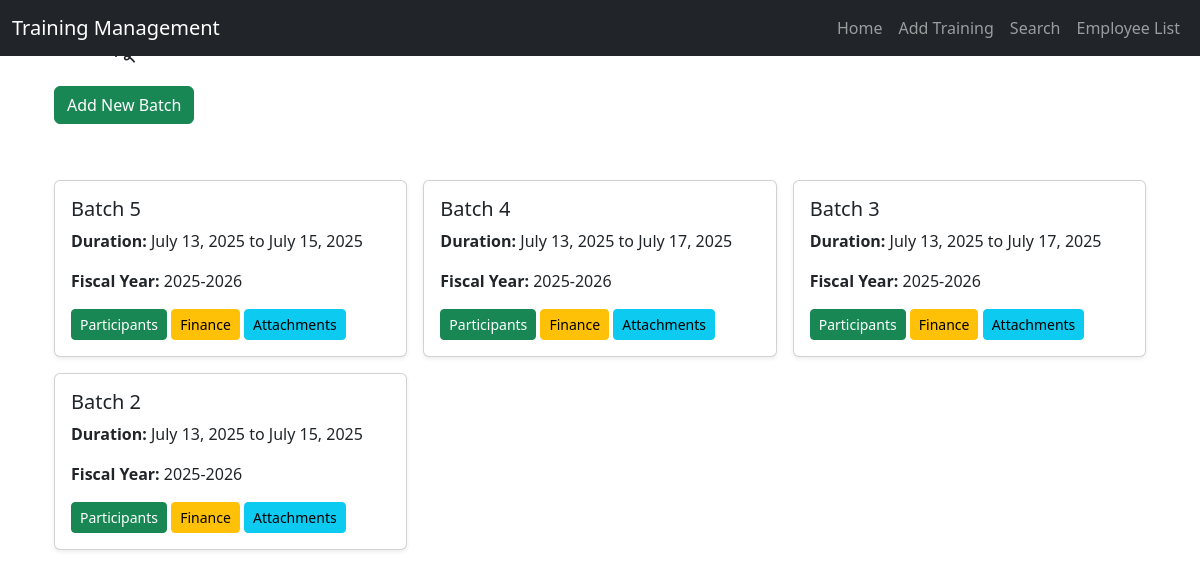
Page /dashboard/batches/add/2/ (signed in) on the committed database.
### dashboard/models.py (models this page shows, shortened)
class Batch(models.Model):
    training = models.ForeignKey(Training, on_delete=models.CASCADE, related_name='batches')
    start_date = models.DateField(null=True, blank=True)
    end_date = models.DateField(null=True, blank=True)
    fiscal_year = models.CharField(max_length=10, default="N/A")  # <- default added
    batch_number = models.IntegerField()
    start_time = models.TimeField(null=True, blank=True)
    end_time = models.TimeField(null=True, blank=True)
    total_training_hours = models.FloatField(null=True, blank=True)
    created_at = models.DateTimeField(auto_now_add=True)

### dashboard/views/batch.py (the view)
# urls.py: path('batches/add/<int:training_id>/', batch.add_batch, name='add_batch'),
@login_required
def add_batch(request, training_id):
    training = get_object_or_404(Training, pk=training_id)
    batches = Batch.objects.filter(training=training).order_by('-id')  # ✅ still needed for display
    if request.method == 'POST':
        form = BatchForm(request.POST)
        if form.is_valid():
            batch = form.save(commit=False)
            batch.training = training
            last_batch = Batch.objects.filter(training=training).order_by('-batch_number').first()
            batch.batch_number = last_batch.batch_number + 1 if last_batch else 1
            start_date = batch.start_date
            if start_date:
                start_year = start_date.year
                start_month = start_date.month
                fiscal_start = start_year if start_month >= 7 else start_year - 1
                batch.fiscal_year = f"{fiscal_start}-{fiscal_start + 1}"
            batch.save()
            messages.success(request, f"✅ Batch #{batch.batch_number} added successfully.")
            return redirect('dashboard:add_batch', training_id=training.id)
        else:
            messages.error(request, "❌ Please correct the errors below.")
    else:
        form = BatchForm()
    return render(request, 'dashboard/add_batch.html', {
        'training': training,
        'form': form,
        'batches': batches  # ✅ Now the batches will be shown again
    })

### dashboard/templates/dashboard/add_batch.html (shortened to what this page needs)
{% extends "base.html" %}
{% block content %}
<div class="container">
    <h2>{{ training.title }}</h2>
    <button class="btn btn-success my-3" data-bs-toggle="modal" data-bs-target="#addBatchModal">Add New Batch</button>
    {% include "dashboard/list_batches_partial.html" %}
</div>
{% endblock %}

### dashboard/templates/dashboard/list_batches_partial.html
{% if batches %}
    <div class="row g-3 mt-4">
        {% for batch in batches %}
            <div class="col-md-4">
                <div class="card shadow-sm">
                    <div class="card-body">
                        <h5 class="card-title">Batch {{ batch.batch_number }}</h5>
                        <p><strong>Duration:</strong> {{ batch.start_date }} to {{ batch.end_date }}</p>
                        <p><strong>Fiscal Year:</strong> {{ batch.fiscal_year }}</p>
                        <a href="{% url 'dashboard:participant_list' training.id batch.id %}" class="btn btn-sm btn-success">Participants</a>
                        <a href="{% url 'dashboard:financial_clearance' training.id batch.id %}" class="btn btn-sm btn-warning">Finance</a>
                        <a href="{% url 'dashboard:list_attachment' training.id batch.id %}" class="btn btn-sm btn-info">Attachments</a>
                    </div>
                </div>
            </div>
        {% endfor %}
    </div>
{% else %}
    <p class="text-muted mt-4">No batches available yet.</p>
{% endif %}

### rows in the picture
Batch: batch_number "5", start_date "July 13, 2025", end_date "July 15, 2025", fiscal_year "2025-2026"
Batch: batch_number "4", start_date "July 13, 2025", end_date "July 17, 2025", fiscal_year "2025-2026"
Batch: batch_number "3", start_date "July 13, 2025", end_date "July 17, 2025", fiscal_year "2025-2026"
Batch: batch_number "2", start_date "July 13, 2025", end_date "July 15, 2025", fiscal_year "2025-2026"
